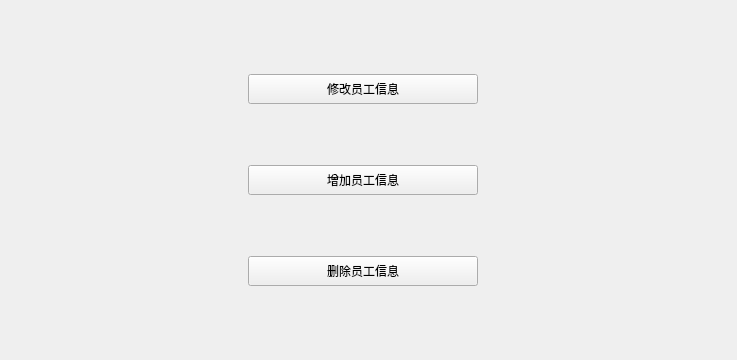
         <widget class="QWidget" name="pb_choose">
          <layout class="QGridLayout" name="gridLayout">
           <item row="0" column="1">
            <spacer name="verticalSpacer_4">
             <property name="orientation">
              <enum>Qt::Vertical</enum>
             </property>
             <property name="sizeHint" stdset="0">
              <size>
               <width>20</width>
               <height>63</height>
              </size>
             </property>
            </spacer>
           </item>
           <item row="1" column="0">
            <spacer name="horizontalSpacer">
             <property name="orientation">
              <enum>Qt::Horizontal</enum>
             </property>
             <property name="sizeHint" stdset="0">
              <size>
               <width>237</width>
               <height>20</height>
              </size>
             </property>
            </spacer>
           </item>
           <item row="1" column="1">
            <widget class="QPushButton" name="pushButton">
             <property name="minimumSize">
              <size>
               <width>230</width>
               <height>30</height>
              </size>
             </property>
             <property name="text">
              <string>修改员工信息</string>
             </property>
            </widget>
           </item>
           <item row="1" column="2">
            <spacer name="horizontalSpacer_4">
             <property name="orientation">
              <enum>Qt::Horizontal</enum>
             </property>
             <property name="sizeHint" stdset="0">
              <size>
               <width>248</width>
               <height>20</height>
              </size>
             </property>
            </spacer>
           </item>
           <item row="2" column="1">
            <spacer name="verticalSpacer_3">
             <property name="orientation">
              <enum>Qt::Vertical</enum>
             </property>
             <property name="sizeHint" stdset="0">
              <size>
               <width>20</width>
               <height>55</height>
              </size>
             </property>
            </spacer>
           </item>
           <item row="3" column="1">
            <widget class="QPushButton" name="pushButton_2">
             <property name="minimumSize">
              <size>
               <width>230</width>
               <height>30</height>
              </size>
             </property>
             <property name="text">
              <string>增加员工信息</string>
             </property>
            </widget>
           </item>
           <item row="3" column="2">
            <spacer name="horizontalSpacer_5">
             <property name="orientation">
              <enum>Qt::Horizontal</enum>
             </property>
             <property name="sizeHint" stdset="0">
              <size>
               <width>248</width>
               <height>20</height>
              </size>
             </property>
            </spacer>
           </item>
           <item row="4" column="0">
            <spacer name="horizontalSpacer_2">
             <property name="orientation">
              <enum>Qt::Horizontal</enum>
             </property>
             <property name="sizeHint" stdset="0">
              <size>
               <width>237</width>
               <height>20</height>
              </size>
             </property>
            </spacer>
           </item>
           <item row="4" column="1">
            <spacer name="verticalSpacer_2">
             <property name="orientation">
              <enum>Qt::Vertical</enum>
             </property>
             <property name="sizeHint" stdset="0">
              <size>
               <width>20</width>
               <height>55</height>
              </size>
             </property>
            </spacer>
           </item>
           <item row="5" column="1">
            <widget class="QPushButton" name="pushButton_3">
             <property name="minimumSize">
              <size>
               <width>230</width>
               <height>30</height>
              </size>
             </property>
             <property name="text">
              <string>删除员工信息</string>
             </property>
            </widget>
           </item>
           <item row="6" column="0">
            <spacer name="horizontalSpacer_3">
             <property name="orientation">
              <enum>Qt::Horizontal</enum>
             </property>
             <property name="sizeHint" stdset="0">
              <size>
               <width>237</width>
               <height>20</height>
              </size>
             </property>
            </spacer>
           </item>
           <item row="6" column="1">
            <spacer name="verticalSpacer_5">
             <property name="orientation">
              <enum>Qt::Vertical</enum>
             </property>
             <property name="sizeHint" stdset="0">
              <size>
               <width>20</width>
               <height>63</height>
              </size>
             </property>
            </spacer>
           </item>
           <item row="6" column="2">
            <spacer name="horizontalSpacer_6">
             <property name="orientation">
              <enum>Qt::Horizontal</enum>
             </property>
             <property name="sizeHint" stdset="0">
              <size>
               <width>248</width>
               <height>20</height>
              </size>
             </property>
            </spacer>
           </item>
          </layout>
         </widget>
